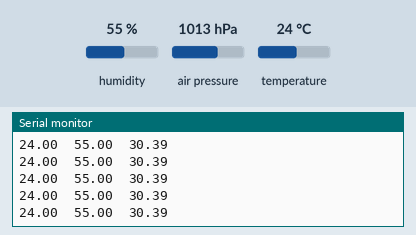
Recording of a sketch running on a simulated Arduino Nano 33 BLE. Parts: the last lines printed to the serial monitor. Inputs (shaded band) come from the test bench; at power-on: humidity 55 %, air pressure 1013 hPa, temperature 24 °C.

Above: at 1.2 s.
1.3 s: humidity set to 22 %
At 2.1 s:
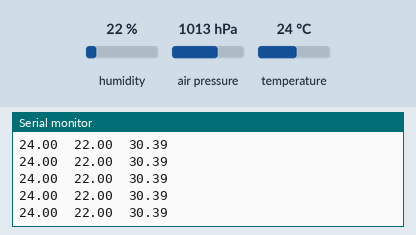
2.8 s: air pressure set to 952 hPa
At 3.3 s:
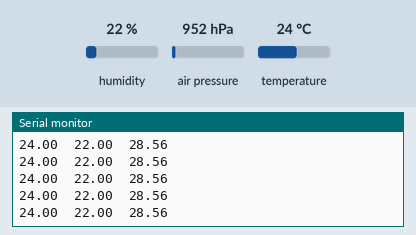
4.3 s: temperature set to 12 °C
At 5.2 s:
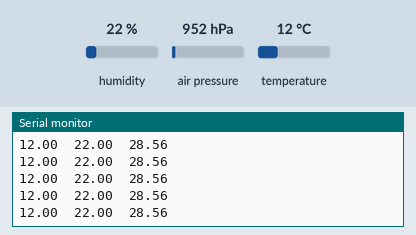

The sketch:

main.ino
```cpp
// (licence header left out)
#include <Arduino_LPS22HB.h>
#include <Arduino_HTS221.h>

#define FREQUENCY_HZ        50
#define INTERVAL_MS         (1000 / (FREQUENCY_HZ + 1))

void setup() {
  Serial.begin(115200);
  Serial.println("Started");

  if (!HTS.begin()) {
    Serial.println("Failed to initialize pressure sensor!");
    while (1);
  }
}

void loop() {
    static unsigned long last_interval_ms = 0;

    if (millis() > last_interval_ms + INTERVAL_MS) {
        last_interval_ms = millis();

        float t = HTS.readTemperature();
        float h = HTS.readHumidity();
        float p = BARO.readPressure();

        Serial.print(t);
        Serial.print('\t');
        Serial.print(h);
        Serial.print('\t');
        Serial.println(p * 0.3);

    }
}
```

Measured:
- after the input at 1.3 s, the serial monitor: prints a new line at once (image 1)
- after the input at 2.8 s, the serial monitor: prints a new line at once (image 2)
- after the input at 4.3 s, the serial monitor: prints a new line at once (image 3)
